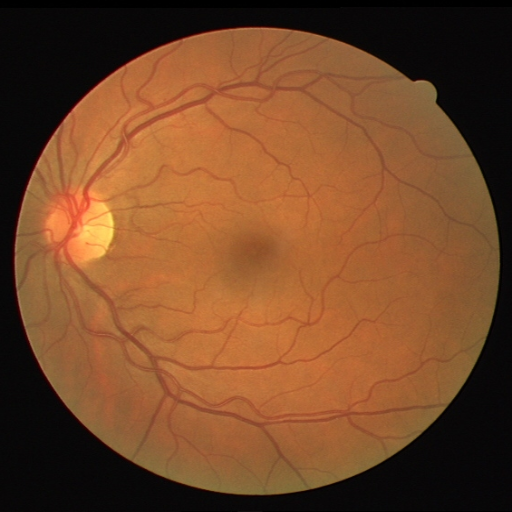
#> input picture Data/test/image/0.png, 512 x 512 px; its folder holds only this picture in this run
$ jupyter execute EDA.ipynb
#> lines starting #> are read from the running program, lines starting #| are printed output that depends on the picture; long printed decimals are rounded
Разведочный анализ данных

[cell 1]
import cv2
import numpy as np
import os
from glob import glob
import matplotlib.pyplot as plt
import pandas as pd
import seaborn as sns
import random

[cell 2]
base_dir = '/Users/maks2/OneDrive/projects/retina-segmentation/Data'
train_dir = os.path.join(base_dir, 'train')
test_dir = os.path.join(base_dir, 'test')

train_image_path = os.path.join(train_dir, 'image')
train_mask_path = os.path.join(train_dir, 'mask')

test_image_path = os.path.join(test_dir, 'image')
test_mask_path = os.path.join(test_dir, 'mask')

[cell 3]
paired_train_images = []
paired_train_masks = []

for img_path in sorted(glob(os.path.join(train_image_path, '*.png'))):
    basename = os.path.basename(img_path)
    expected_mask_path = os.path.join(train_mask_path, basename)


    if os.path.exists(expected_mask_path):
        # Нормализуем пути для корректного сравнения
        normalized_img_path = os.path.normpath(img_path)
        normalized_mask_path = os.path.normpath(expected_mask_path)

        paired_train_images.append(normalized_img_path)
        paired_train_masks.append(normalized_mask_path)

print(f"Найдено {len(paired_train_images)} пар в тренировочной выборке")

[cell 4]
paired_train_images[1:10], paired_train_masks[1:10]

[cell 5]
img = cv2.imread(img_path, cv2.IMREAD_GRAYSCALE)
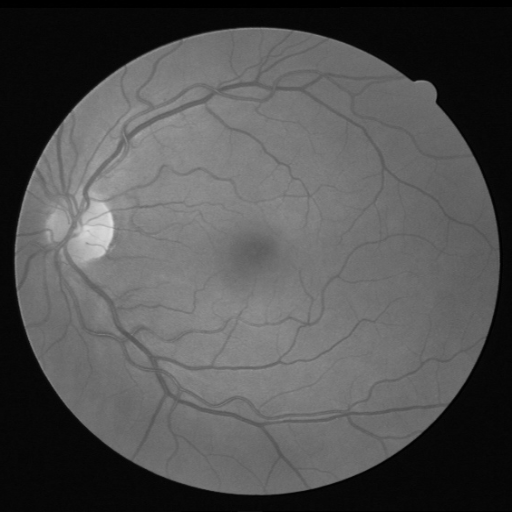
#> img: shape (512, 512); min 0, max 222, mean 82
print(img.shape if img is not None else "Image could not be loaded")
#| (512, 512)
#> further down, img is the input picture: shape (512, 512, 3); mean B, G, R 40.7, 72.5, 117.8

[cell 6]
def visualize_sample(image, mask, title=""):
    """Накладывает маску на изображение"""
#> called with title = 'Пример #0'
    overlay = image.copy()
    overlay[mask > 0] = (255, 0, 0) # Делаем сосуды красными
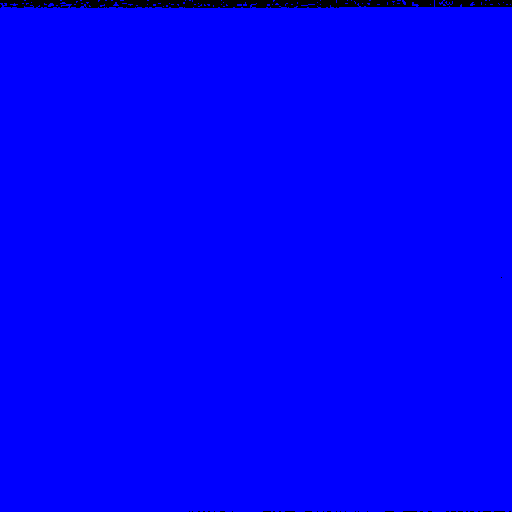
#> overlay: shape (512, 512, 3); mean B, G, R 251.6, 0, 0

    # Смешиваем оригинал и маску для полупрозрачного эффекта
    blended = cv2.addWeighted(image, 0.7, overlay, 0.3, 0)
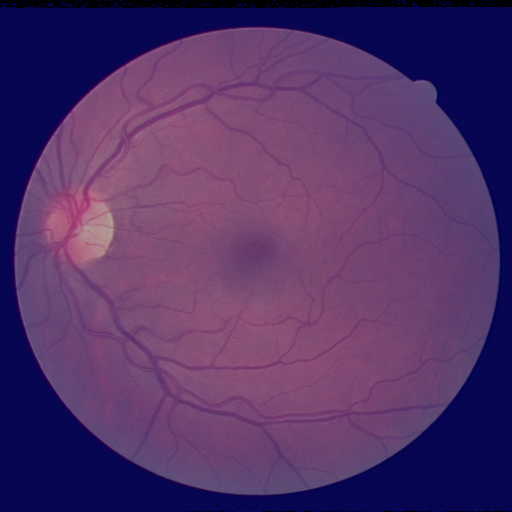
#> blended: shape (512, 512, 3); mean B, G, R 104, 50.8, 82.5

    fig, ax = plt.subplots(1, 3, figsize=(15, 5))
    ax[0].imshow(cv2.cvtColor(image, cv2.COLOR_BGR2RGB))
    ax[0].set_title("Исходное изображение")
    ax[0].axis('off')

    ax[1].imshow(mask, cmap='gray')
    ax[1].set_title("Маска")
    ax[1].axis('off')

    ax[2].imshow(cv2.cvtColor(blended, cv2.COLOR_BGR2RGB))
    ax[2].set_title("Наложение маски")
    ax[2].axis('off')

    fig.suptitle(title, fontsize=16)
    plt.show()
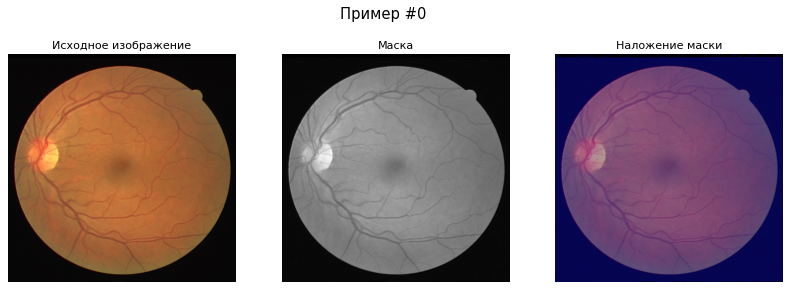
#> figure drawn by matplotlib, 3 panels

for i in range(3):
    idx = random.randint(0, len(paired_train_images) - 1)
    img = cv2.imread(paired_train_images[idx])
    mask = cv2.imread(paired_train_masks[idx], cv2.IMREAD_GRAYSCALE)
    visualize_sample(img, mask, title=f"Пример #{idx}")

[cell 7]
data_info = []
for img_path, mask_path in zip(paired_train_images, paired_train_masks):
    img_shape = cv2.imread(img_path).shape
#> img_shape = (512, 512, 3)
    mask = cv2.imread(mask_path, cv2.IMREAD_GRAYSCALE)

    # Считаем долю пикселей, принадлежащих сосудам
    vessel_area_ratio = np.sum(mask > 0) / (mask.shape[0] * mask.shape[1])
#> vessel_area_ratio = 0.987

    data_info.append({
        'image_path': img_path,
        'mask_path': mask_path,
        'height': img_shape[0],
        'width': img_shape[1],
        'vessel_ratio': vessel_area_ratio
    })

[cell 8]
df = pd.DataFrame(data_info)
#> df = table of 1 rows and 5 columns
size_counts = df.groupby(['height', 'width']).size().reset_index(name='count')
#> size_counts = table of 1 rows and 3 columns
print(size_counts)
#|    height  width  count
#| 0     512    512      1

if len(size_counts) > 1:
    print("Изображения имеют разные размеры")
else:
    print("Все изображения имеют одинаковый размер")

[cell 9]
plt.figure(figsize=(10, 6))
sns.histplot(df['vessel_ratio'], bins=10, kde=True)
plt.title('Распределение доли пикселей сосудов на изображениях')
plt.xlabel('Доля сосудов (Vessel Ratio)')
plt.ylabel('Количество изображений')
plt.grid(True)
plt.show()
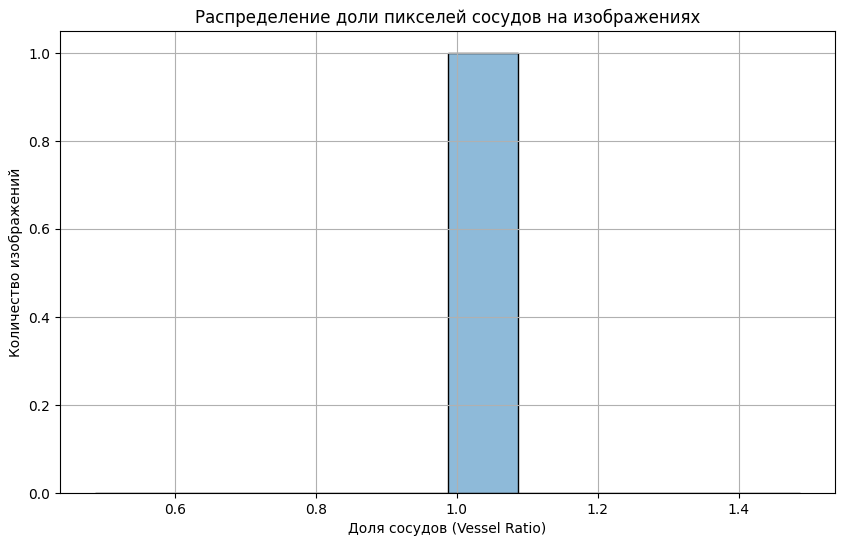
#> figure drawn by matplotlib, 1 panel; tallest bar 1 high, from x = 0.987 to 1.09

mean_ratio = df['vessel_ratio'].mean()
#> mean_ratio = 0.987
print(f"Средняя доля пикселей сосудов на изображении: {mean_ratio:.4f}")
#| Средняя доля пикселей сосудов на изображении: 0.9868

[cell 10]
def compute_stats(img_paths):
    """Находит mean и std для нормализации"""
    pixel_sum = np.zeros(3)
    pixel_sq_sum = np.zeros(3)
    count = 0

    for img_path in img_paths:
        img = cv2.imread(img_path)
        img = cv2.cvtColor(img, cv2.COLOR_BGR2RGB)
        img = img / 255.0

        pixel_sum += img.mean(axis=(0, 1))
#> pixel_sum = [0.462, 0.284, 0.16]
        pixel_sq_sum += (img**2).mean(axis=(0, 1))
#> pixel_sq_sum = [0.304, 0.114, 0.0343]
        count += 1

    mean = pixel_sum / count
#> mean = [0.462, 0.284, 0.16]
    std = np.sqrt((pixel_sq_sum / count) - mean**2)
#> std = [0.302, 0.182, 0.0935]

    return mean, std

mean, std = compute_stats(paired_train_images)
#> mean = [0.462, 0.284, 0.16]; std = [0.302, 0.182, 0.0935]
print(f"Mean: {mean}")
#| Mean: [0.4618 0.2845 0.1598]
print(f"Std: {std}")
#| Std: [0.3018 0.182 0.09346]
